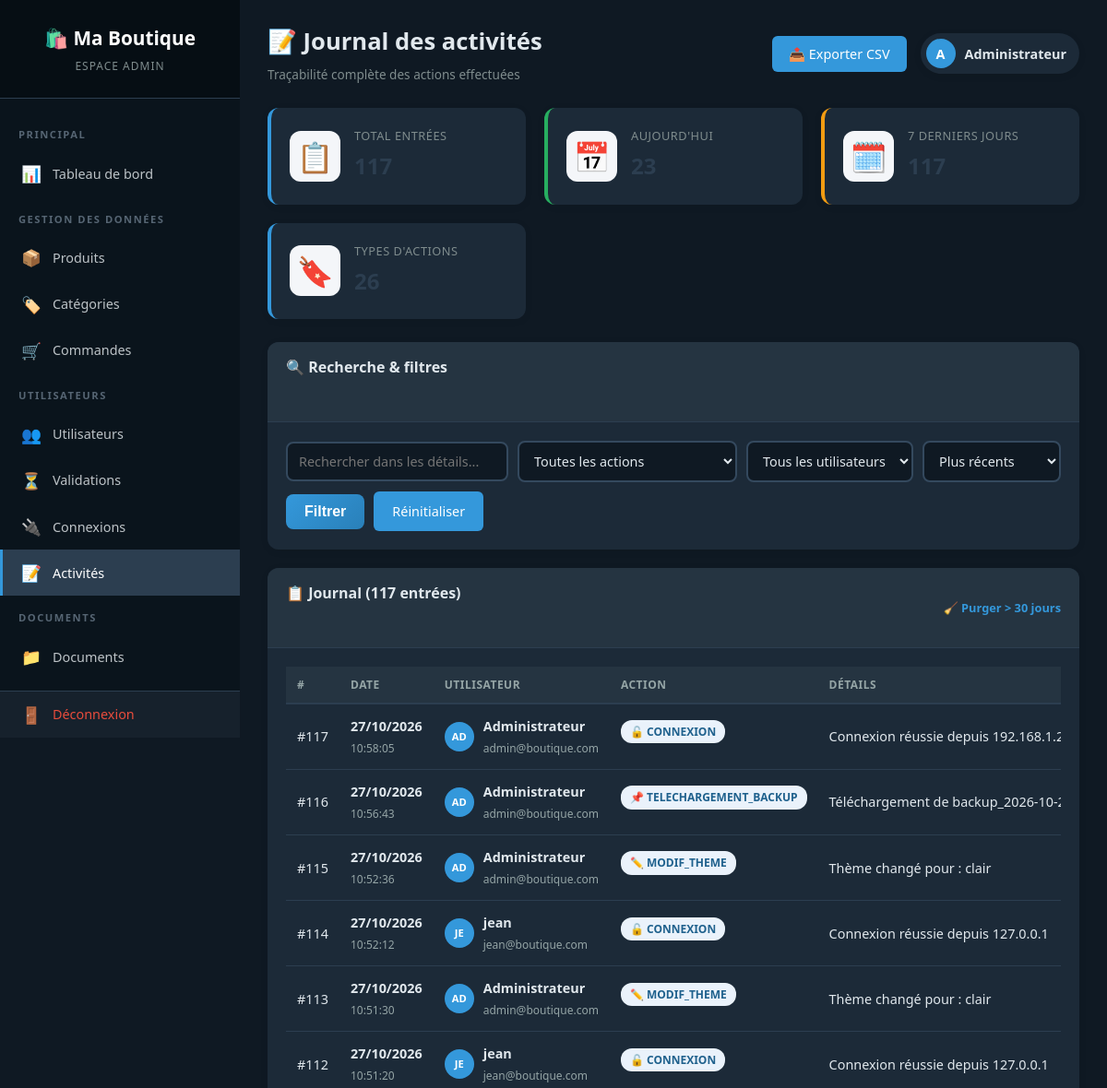
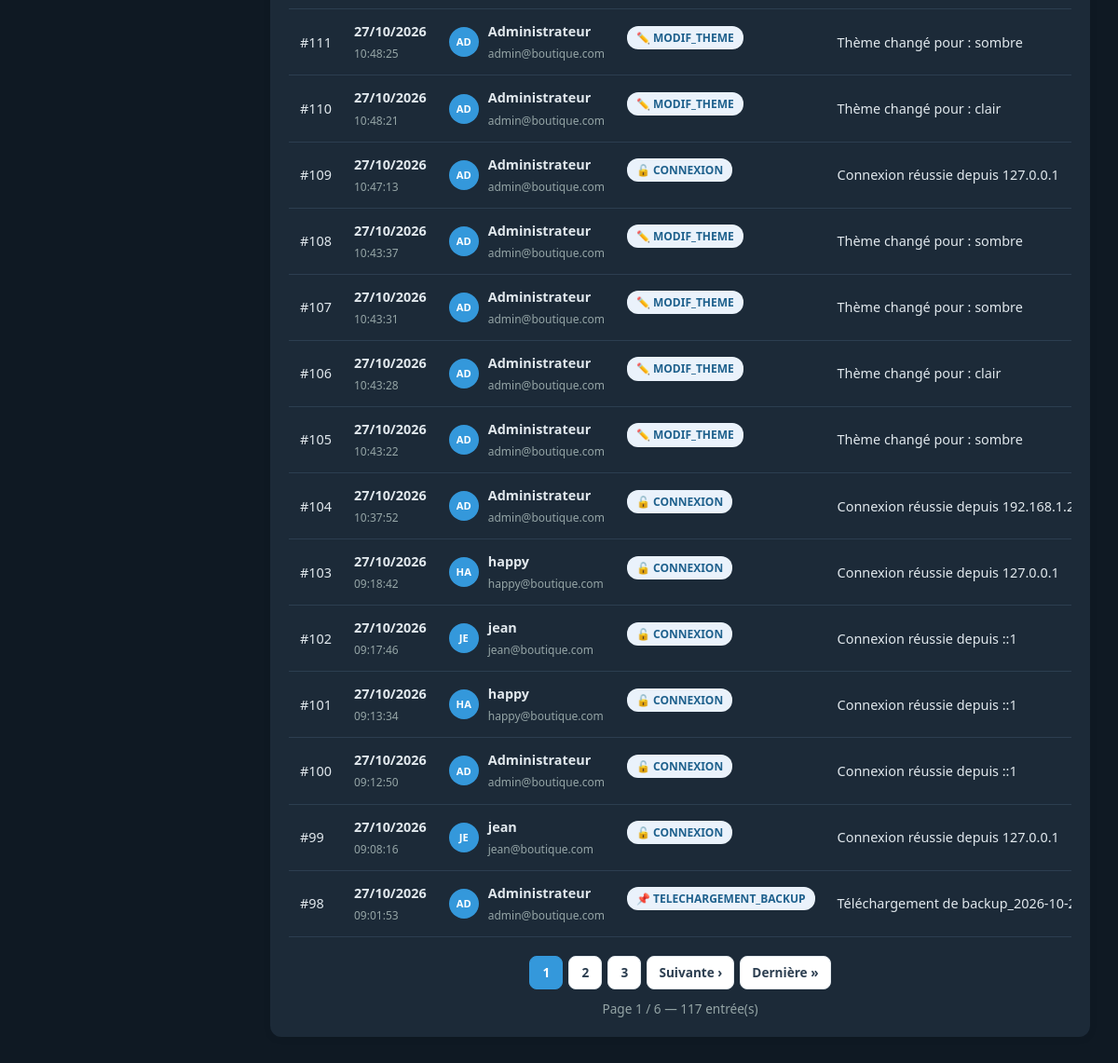
Page /admin/activities.php (signed in) on the committed database (2 pictures, top to bottom).
### tables this page shows
CREATE TABLE `journal_activites` (
  `id` int(11) NOT NULL AUTO_INCREMENT,
  `utilisateur_id` int(11) DEFAULT NULL,
  `action` varchar(255) DEFAULT NULL,
  `details` text DEFAULT NULL,
  `date_action` timestamp NULL DEFAULT current_timestamp(),
  PRIMARY KEY (`id`),
  KEY `utilisateur_id` (`utilisateur_id`),
  CONSTRAINT `journal_activites_ibfk_1` FOREIGN KEY (`utilisateur_id`) REFERENCES `utilisateurs` (`id`)
);

CREATE TABLE `utilisateurs` (
  `id` int(11) NOT NULL AUTO_INCREMENT,
  `nom` varchar(100) NOT NULL,
  `email` varchar(150) NOT NULL,
  `mot_de_passe` varchar(255) NOT NULL,
  `role` enum('admin','vendeur','client') DEFAULT 'client',
  `theme` enum('clair','sombre') DEFAULT NULL,
  `statut` enum('actif','en_attente','rejete') DEFAULT 'actif',
  `tentatives_connexion` int(11) DEFAULT 0,
  `verrouille_jusqua` datetime DEFAULT NULL,
  `double_auth_secret` varchar(255) DEFAULT NULL,
  `cree_le` timestamp NULL DEFAULT current_timestamp(),
  `date_validation` datetime DEFAULT NULL,
  `valide_par` int(11) DEFAULT NULL,
  PRIMARY KEY (`id`),
  UNIQUE KEY `email` (`email`)
);

### config/init.php (called while the page is built, shortened)
<?php
function param(string $cle, $defaut = null) {
    return $GLOBALS['parametres'][$cle] ?? $defaut;
}
?>

### admin/activities.php (the view, shortened to what this page needs)
<?php
require_once '../config/init.php';
$recherche = trim($_GET['recherche'] ?? '');
$filtre_action = trim($_GET['action'] ?? '');
$filtre_user = (int)($_GET['utilisateur'] ?? 0);
$tri = $_GET['tri'] ?? 'recent';
$page = max(1, (int)($_GET['page'] ?? 1));
$par_page = max(5, min(100, (int)param('elements_par_page', 20)));
$offset = ($page - 1) * $par_page;
$where = "WHERE 1=1";
$params = [];
$order = match($tri) {
    'ancien'    => "j.date_action ASC",
    'user'      => "u.nom ASC, j.date_action DESC",
    'action'    => "j.action ASC, j.date_action DESC",
    default     => "j.date_action DESC",
};
$stmt = $pdo->prepare("
    SELECT COUNT(*)
    FROM journal_activites j
    LEFT JOIN utilisateurs u ON j.utilisateur_id = u.id
    $where
");
$stmt->execute($params);
$total = (int)$stmt->fetchColumn();
$total_pages = max(1, ceil($total / $par_page));
$sql = "SELECT j.id, j.action, j.details, j.date_action, j.utilisateur_id,
               u.nom AS utilisateur, u.email, u.role
        FROM journal_activites j
        LEFT JOIN utilisateurs u ON j.utilisateur_id = u.id
        $where
        ORDER BY $order
        LIMIT $par_page OFFSET $offset";
$stmt = $pdo->prepare($sql);
$stmt->execute($params);
$activites = $stmt->fetchAll();
$stats = [
    'total'     => (int)$pdo->query("SELECT COUNT(*) FROM journal_activites")->fetchColumn(),
    'aujourdhui'=> (int)$pdo->query("SELECT COUNT(*) FROM journal_activites WHERE DATE(date_action) = CURDATE()")->fetchColumn(),
    'cette_semaine' => (int)$pdo->query("SELECT COUNT(*) FROM journal_activites WHERE date_action >= DATE_SUB(NOW(), INTERVAL 7 DAY)")->fetchColumn(),
    'actions_distinctes' => (int)$pdo->query("SELECT COUNT(DISTINCT action) FROM journal_activites")->fetchColumn(),
];
function badge_action(string $action): array {
    if (str_contains($action, 'MODIF'))     return ['✏️', 'badge-info'];
    if (str_contains($action, 'CONNEXION')) return ['🔓', 'badge-info'];
    return ['📌', 'badge-info'];
}
?>
<!DOCTYPE html>
<html lang="fr" data-theme="<?= htmlspecialchars(param('theme', 'clair'), ENT_QUOTES, 'UTF-8') ?>">
<head>
    <link rel="stylesheet" href="../assets/style.css">
    <link rel="stylesheet" href="../assets/admin.css">
    <link rel="stylesheet" href="../assets/theme.css">
</head>
<body class="admin-body">
<?php include __DIR__ . '/../includes/sidebar.php'; ?>
<main class="admin-main">
    <header class="admin-topbar">
        <div>
            <h1>📝 Journal des activités</h1>
            <p class="topbar-subtitle">Traçabilité complète des actions effectuées</p>
        </div>
        <div class="topbar-actions">
            <a href="?export=csv&<?= http_build_query(['recherche'=>$recherche,'action'=>$filtre_action,'utilisateur'=>$filtre_user]) ?>"
               class="btn-secondary" title="Exporter en CSV">
                📤 Exporter CSV
            </a>
            <div class="topbar-user">
                <span class="avatar"><?= strtoupper(substr($_SESSION['nom'], 0, 1)) ?></span>
                <span><?= htmlspecialchars($_SESSION['nom']) ?></span>
            </div>
        </div>
    </header>
    <section class="stats-grid">
        <div class="stat-card stat-blue">
            <div class="stat-icon">📋</div>
            <div class="stat-content">
                <p class="stat-label">Total entrées</p>
                <h3 class="stat-value"><?= number_format($stats['total']) ?></h3>
            </div>
        </div>
        <div class="stat-card stat-green">
            <div class="stat-icon">📅</div>
            <div class="stat-content">
                <p class="stat-label">Aujourd'hui</p>
                <h3 class="stat-value"><?= number_format($stats['aujourdhui']) ?></h3>
            </div>
        </div>
        <div class="stat-card stat-orange">
            <div class="stat-icon">🗓️</div>
            <div class="stat-content">
                <p class="stat-label">7 derniers jours</p>
                <h3 class="stat-value"><?= number_format($stats['cette_semaine']) ?></h3>
            </div>
        </div>
        <div class="stat-card stat-blue">
            <div class="stat-icon">🔖</div>
            <div class="stat-content">
                <p class="stat-label">Types d'actions</p>
                <h3 class="stat-value"><?= $stats['actions_distinctes'] ?></h3>
            </div>
        </div>
    </section>
    <section class="card">
        <div class="card-header">
            <h2>🔍 Recherche & filtres</h2>
        </div>
        <div class="card-body">
            <form method="GET" action="activities.php" class="filters-bar">
                <input type="text" name="recherche" placeholder="Rechercher dans les détails..."
                       value="<?= htmlspecialchars($recherche) ?>">
                <select name="action">
                    <option value="">Toutes les actions</option>
                </select>
                <select name="utilisateur">
                    <option value="0">Tous les utilisateurs</option>
                </select>
                <select name="tri">
                    <option value="recent"  <?= $tri === 'recent'  ? 'selected' : '' ?>>Plus récents</option>
                </select>
                <button type="submit" class="btn-submit">Filtrer</button>
                <a href="activities.php" class="btn-secondary">Réinitialiser</a>
            </form>
        </div>
    </section>
    <section class="card">
        <div class="card-header">
            <h2>📋 Journal (<?= number_format($total) ?> entrée<?= $total > 1 ? 's' : '' ?>)</h2>
            <a href="?purger=1" class="card-link"
               onclick="return confirm('Supprimer toutes les entrées de plus de 30 jours ?');">
                🧹 Purger > 30 jours
            </a>
        </div>
        <div class="card-body">
            <?php if (empty($activites)): ?>
                <p class="empty">Aucune activité trouvée.</p>
            <?php else: ?>
                <table class="data-table">
                    <thead>
                        <tr>
                            <th>#</th>
                            <th>Date</th>
                            <th>Utilisateur</th>
                            <th>Action</th>
                            <th>Détails</th>
                        </tr>
                    </thead>
                    <tbody>
                        <?php foreach ($activites as $a):
                            [$emoji, $badge] = badge_action($a['action']);
                            $initiales = strtoupper(substr($a['utilisateur'] ?? 'S', 0, 2));
                        ?>
                            <tr>
                                <td>#<?= (int)$a['id'] ?></td>
                                <td>
                                    <strong><?= date('d/m/Y', strtotime($a['date_action'])) ?></strong><br>
                                    <small class="text-muted"><?= date('H:i:s', strtotime($a['date_action'])) ?></small>
                                </td>
                                <td>
                                    <?php if ($a['utilisateur']): ?>
                                        <div class="user-cell">
                                            <span class="user-avatar-sm"><?= $initiales ?></span>
                                            <div>
                                                <strong><?= htmlspecialchars($a['utilisateur']) ?></strong><br>
                                                <small class="text-muted"><?= htmlspecialchars($a['email'] ?? '') ?></small>
                                            </div>
                                        </div>
                                    <?php else: ?>
                                        <span class="text-muted">Système</span>
                                    <?php endif; ?>
                                </td>
                                <td>
                                    <span class="badge <?= $badge ?>"><?= $emoji ?> <?= htmlspecialchars($a['action']) ?></span>
                                </td>
                                <td class="details-cell"><?= htmlspecialchars($a['details'] ?? '') ?></td>
                            </tr>
                        <?php endforeach; ?>
                    </tbody>
                </table>
                <?php if ($total_pages > 1): ?>
                    <nav class="pagination">
                        <?php
                        $query_base = $_GET;
                        unset($query_base['page']);
                        $build_url = fn($p) => '?' . http_build_query(array_merge($query_base, ['page' => $p]));
                        ?>
                        <?php
                        $debut = max(1, $page - 2);
                        $fin = min($total_pages, $page + 2);
                        for ($i = $debut; $i <= $fin; $i++): ?>
                            <a href="<?= $build_url($i) ?>"
                               class="page-link <?= $i === $page ? 'active' : '' ?>"><?= $i ?></a>
                        <?php endfor; ?>
                        <?php if ($page < $total_pages): ?>
                            <a href="<?= $build_url($page + 1) ?>" class="page-link">Suivante ›</a>
                            <a href="<?= $build_url($total_pages) ?>" class="page-link">Dernière »</a>
                        <?php endif; ?>
                    </nav>
                    <p class="text-muted" style="text-align:center; margin-top:10px; font-size:0.85rem;">
                        Page <?= $page ?> / <?= $total_pages ?> — <?= number_format($total) ?> entrée(s)
                    </p>
                <?php endif; ?>
            <?php endif; ?>
        </div>
    </section>
</main>
</body>
</html>

### assets/style.css (style rules this page uses)
* { margin: 0; padding: 0; box-sizing: border-box; }
body { font-family: 'Segoe UI', Tahoma, sans-serif; background: #f4f6f9; color: #333; line-height: 1.6; }
a { text-decoration: none; color: inherit; }
section h2 { text-align: center; font-size: 1.8rem; margin-bottom: 30px; color: #2c3e50; }
.badge { display: inline-block; background: #eaf2fb; color: #2980b9; font-size: 0.75rem; padding: 3px 10px; border-radius: 12px; margin-bottom: 10px; }
.btn-secondary { display: inline-block; background: #3498db; color: #fff; padding: 8px 18px; border-radius: 6px; font-size: 0.9rem; transition: background 0.3s; }
.btn-submit { width: 100%; padding: 14px; background: linear-gradient(135deg, #3498db, #2980b9); color: #fff; border: none; border-radius: 8px; font-size: 1rem; font-weight: 700; cursor: pointer; transition: transform 0.2s, box-shadow 0.2s; }
.data-table { display: block; width: 100%; max-width: 100%; overflow-x: auto; overscroll-behavior-x: contain; -webkit-overflow-scrolling: touch; scrollbar-width: thin; }
.data-table th, .data-table td { white-space: nowrap; }

### assets/theme.css (style rules this page uses)
:root, [data-theme="clair"] { --bg-body: #f0f2f5; --bg-card: #ffffff; --bg-sidebar: #1e2a38; --bg-header: #fafbfc; --text-main: #2c3e50; --text-muted: #7f8c8d; --text-sidebar: #bdc3c7; --border-color: #ecf0f1; --accent: #3498db; }
[data-theme="sombre"] { color-scheme: dark; --bg-body: #0f1923; --bg-card: #1c2a38; --bg-sidebar: #0a141c; --bg-header: #253441; --text-main: #e1e8ed; --text-muted: #95a5a6; --text-sidebar: #95a5a6; --border-color: #2c3e50; --accent: #5dade2; }
[data-theme="sombre"] body { background: var(--bg-body); color: var(--text-main); }
[data-theme="sombre"] section h2, [data-theme="sombre"] .feature h3, [data-theme="sombre"] .produit-info h3, [data-theme="sombre"] .auth-card h1, [data-theme="sombre"] .auth-form label, [data-theme="sombre"] .checkbox-label { color: var(--text-main); }
[data-theme="sombre"] .auth-form input, [data-theme="sombre"] input, [data-theme="sombre"] select, [data-theme="sombre"] textarea { background: var(--bg-body); color: var(--text-main); border-color: var(--border-color); }
[data-theme="sombre"] body.admin-body { background: var(--bg-body); }
[data-theme="sombre"] .card, [data-theme="sombre"] .stat-card, [data-theme="sombre"] .topbar-user, [data-theme="sombre"] .topbar-icon { background: var(--bg-card) !important; color: var(--text-main); }
[data-theme="sombre"] .card-header, [data-theme="sombre"] .data-table thead th { background: var(--bg-header) !important; color: var(--text-muted); border-color: var(--border-color); }
[data-theme="sombre"] .data-table tbody td { color: var(--text-main); border-color: var(--border-color); }
[data-theme="sombre"] .admin-topbar h1 { color: var(--text-main); }
[data-theme="sombre"] input, [data-theme="sombre"] select, [data-theme="sombre"] textarea { background: #0f1923; color: var(--text-main); border-color: #34495e; }

### rows in the picture
journal_activites: id "117", date_action "27/10/2026", date_action "10:58:05", utilisateur.nom "AD", utilisateur.nom "Administrateur", utilisateur.email "admin@boutique.com", emoji "🔓", action "CONNEXION", details "Connexion réussie depuis…"
journal_activites: id "116", date_action "27/10/2026", date_action "10:56:43", utilisateur.nom "AD", utilisateur.nom "Administrateur", utilisateur.email "admin@boutique.com", emoji "📌", action "TELECHARGEMENT_BACKUP", details "Téléchargement de backup_2026-10-27_0…"
journal_activites: id "115", date_action "27/10/2026", date_action "10:52:36", utilisateur.nom "AD", utilisateur.nom "Administrateur", utilisateur.email "admin@boutique.com", emoji "✏️", action "MODIF_THEME", details "Thème changé pour : clair"
journal_activites: id "114", date_action "27/10/2026", date_action "10:52:12", utilisateur.nom "JE", utilisateur.nom "jean", utilisateur.email "jean@boutique.com", emoji "🔓", action "CONNEXION", details "Connexion réussie depuis 127.0.0.1"
journal_activites: id "113", date_action "27/10/2026", date_action "10:51:30", utilisateur.nom "AD", utilisateur.nom "Administrateur", utilisateur.email "admin@boutique.com", emoji "✏️", action "MODIF_THEME", details "Thème changé pour : clair"
journal_activites: id "112", date_action "27/10/2026", date_action "10:51:20", utilisateur.nom "JE", utilisateur.nom "jean", utilisateur.email "jean@boutique.com", emoji "🔓", action "CONNEXION", details "Connexion réussie depuis 127.0.0.1"
journal_activites: id "111", date_action "27/10/2026", date_action "10:48:25", utilisateur.nom "AD", utilisateur.nom "Administrateur", utilisateur.email "admin@boutique.com", emoji "✏️", action "MODIF_THEME", details "Thème changé pour : sombre"
journal_activites: id "110", date_action "27/10/2026", date_action "10:48:21", utilisateur.nom "AD", utilisateur.nom "Administrateur", utilisateur.email "admin@boutique.com", emoji "✏️", action "MODIF_THEME", details "Thème changé pour : clair"
journal_activites: id "109", date_action "27/10/2026", date_action "10:47:13", utilisateur.nom "AD", utilisateur.nom "Administrateur", utilisateur.email "admin@boutique.com", emoji "🔓", action "CONNEXION", details "Connexion réussie depuis 127.0.0.1"
journal_activites: id "108", date_action "27/10/2026", date_action "10:43:37", utilisateur.nom "AD", utilisateur.nom "Administrateur", utilisateur.email "admin@boutique.com", emoji "✏️", action "MODIF_THEME", details "Thème changé pour : sombre"
journal_activites: id "107", date_action "27/10/2026", date_action "10:43:31", utilisateur.nom "AD", utilisateur.nom "Administrateur", utilisateur.email "admin@boutique.com", emoji "✏️", action "MODIF_THEME", details "Thème changé pour : sombre"
journal_activites: id "106", date_action "27/10/2026", date_action "10:43:28", utilisateur.nom "AD", utilisateur.nom "Administrateur", utilisateur.email "admin@boutique.com", emoji "✏️", action "MODIF_THEME", details "Thème changé pour : clair"
journal_activites: id "105", date_action "27/10/2026", date_action "10:43:22", utilisateur.nom "AD", utilisateur.nom "Administrateur", utilisateur.email "admin@boutique.com", emoji "✏️", action "MODIF_THEME", details "Thème changé pour : sombre"
journal_activites: id "104", date_action "27/10/2026", date_action "10:37:52", utilisateur.nom "AD", utilisateur.nom "Administrateur", utilisateur.email "admin@boutique.com", emoji "🔓", action "CONNEXION", details "Connexion réussie depuis…"
journal_activites: id "103", date_action "27/10/2026", date_action "09:18:42", utilisateur.nom "HA", utilisateur.nom "happy", utilisateur.email "happy@boutique.com", emoji "🔓", action "CONNEXION", details "Connexion réussie depuis 127.0.0.1"
journal_activites: id "102", date_action "27/10/2026", date_action "09:17:46", utilisateur.nom "JE", utilisateur.nom "jean", utilisateur.email "jean@boutique.com", emoji "🔓", action "CONNEXION", details "Connexion réussie depuis ::1"
journal_activites: id "101", date_action "27/10/2026", date_action "09:13:34", utilisateur.nom "HA", utilisateur.nom "happy", utilisateur.email "happy@boutique.com", emoji "🔓", action "CONNEXION", details "Connexion réussie depuis ::1"
journal_activites: id "100", date_action "27/10/2026", date_action "09:12:50", utilisateur.nom "AD", utilisateur.nom "Administrateur", utilisateur.email "admin@boutique.com", emoji "🔓", action "CONNEXION", details "Connexion réussie depuis ::1"
journal_activites: id "99", date_action "27/10/2026", date_action "09:08:16", utilisateur.nom "JE", utilisateur.nom "jean", utilisateur.email "jean@boutique.com", emoji "🔓", action "CONNEXION", details "Connexion réussie depuis 127.0.0.1"
journal_activites: id "98", date_action "27/10/2026", date_action "09:01:53", utilisateur.nom "AD", utilisateur.nom "Administrateur", utilisateur.email "admin@boutique.com", emoji "📌", action "TELECHARGEMENT_BACKUP", details "Téléchargement de backup_2026-10-27_0…"

### other values in the picture
param('nom_boutique', 'Ma Boutique') "Ma Boutique"
substr($_SESSION['nom'], 0, 1) "A"
$_SESSION['nom'] "Administrateur"
$stats['total'] "117"
$stats['aujourdhui'] "23"
$stats['cette_semaine'] "117"
$stats['actions_distinctes'] "26"
$total "117"
$page "1"
$total_pages "6"
